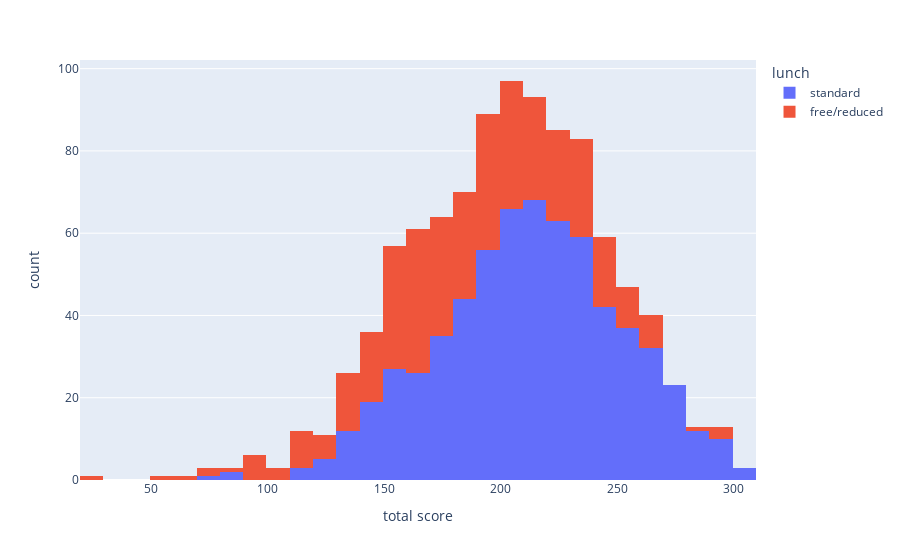

Write notebook code for a chart like this one.
### Code cell
fig = px.histogram(df, x='total score', color="lunch")
fig.show()

### Figure 1 — Plotly figure (JSON) as saved in the notebook; plotly's stock layout.template omitted (floating-point values rounded to 4 significant figures; data arrays with more than 128 entries replaced by an {"elided": "..."} marker saying what was removed)
{"data": [{"alignmentgroup": "True", "bingroup": "x", "hovertemplate": "lunch=standard<br>total score=%{x}<br>count=%{y}<extra></extra>", "legendgroup": "standard", "marker": {"color": "#636efa", "pattern": {"shape": ""}}, "name": "standard", "offsetgroup": "standard", "orientation": "v", "showlegend": true, "type": "histogram", "x": {"elided": "645 int values"}, "xaxis": "x", "yaxis": "y"}, {"alignmentgroup": "True", "bingroup": "x", "hovertemplate": "lunch=free/reduced<br>total score=%{x}<br>count=%{y}<extra></extra>", "legendgroup": "free/reduced", "marker": {"color": "#EF553B", "pattern": {"shape": ""}}, "name": "free/reduced", "offsetgroup": "free/reduced", "orientation": "v", "showlegend": true, "type": "histogram", "x": {"elided": "355 int values"}, "xaxis": "x", "yaxis": "y"}], "layout": {"barmode": "relative", "legend": {"title": {"text": "lunch"}, "tracegroupgap": 0}, "margin": {"t": 60}, "xaxis": {"anchor": "y", "domain": [0, 1], "title": {"text": "total score"}}, "yaxis": {"anchor": "x", "domain": [0, 1], "title": {"text": "count"}}}}
